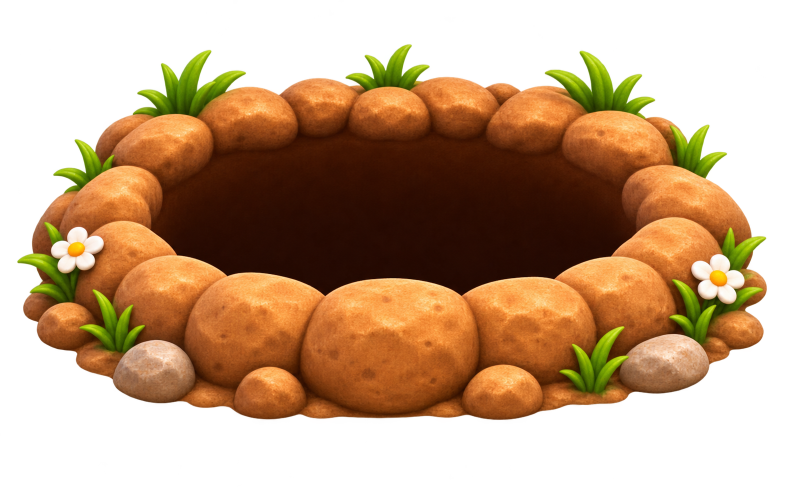
#> input picture mole/assets/rhythm/beach-hole-v1689/hole-source.png, 1586 x 992 px (shown at 1/2 size)
$ python prepare-beach-hole-v1689.py
#> lines starting #> are read from the running program, lines starting #| are printed output that depends on the picture; long printed decimals are rounded
"""Pack the ImageGen source and derive matching render/occlusion layers, without repainting."""
from pathlib import Path
from PIL import Image
import json,statistics,hashlib
from collections import deque
repo=Path(__file__).resolve().parent.parent;folder=repo/'mole/assets/rhythm/beach-hole-v1689'
source=Image.open(folder/'hole-source.png').convert('RGBA')
#> source is the input picture: PIL image 1586x992 RGBA; mean R, G, B, A 81.9, 50.6, 19.8, 138.2
box=source.getchannel('A').point(lambda a:255 if a>=64 else 0).getbbox()
#> box = (34, 88, 1534, 840)
pad=12;box=(max(0,box[0]-pad),max(0,box[1]-pad),min(source.width,box[2]+pad),min(source.height,box[3]+pad))
#> after `box = (max(0, box[0] - pad), max(0, box[1] - pad), min(source.width, b`: box = (22, 76, 1546, 852)
image=source.crop(box);size=(1024,round(image.height/image.width*1024));image=image.resize(size,Image.Resampling.LANCZOS);w,h=size
#> after `image = source.crop(box)`:
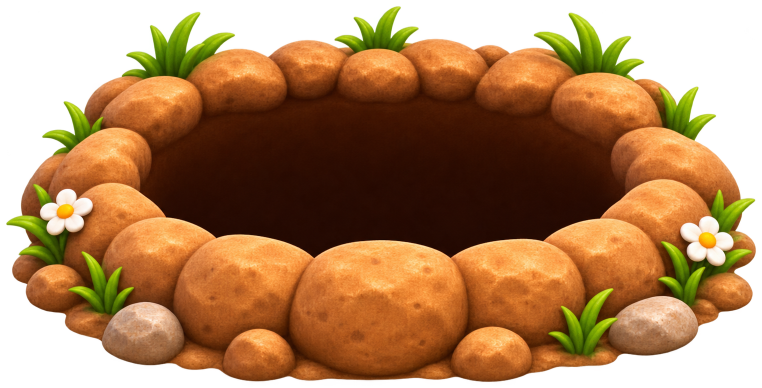
#> image: PIL image 1524x776 RGBA (shown at 1/2 size); mean R, G, B, A 108.9, 67.3, 26.4, 183.8; transparent parts drawn white
#> after `size = (1024, round(image.height / image.width * 1024))`: size = (1024, 521)
#> after `image = image.resize(size, Image.Resampling.LANCZOS)`:
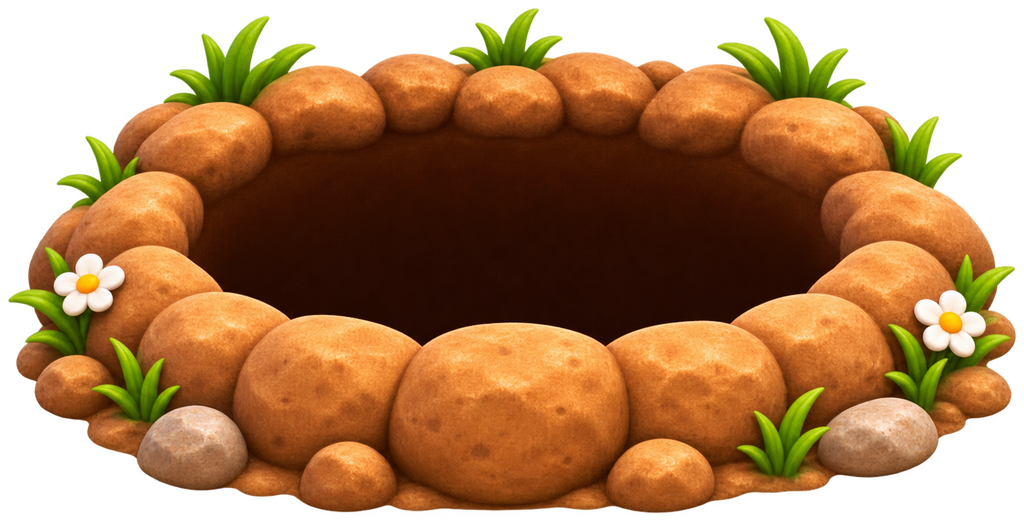
#> image: PIL image 1024x521 RGBA; mean R, G, B, A 108.2, 66.8, 26.3, 183.8; transparent parts drawn white
#> after `w, h = size`: w = 1024; h = 521
pixels=image.load();cy=round(h*.47)
#> after `cy = round(h * 0.47)`: cy = 245
def dark(x,y):
    r,g,b,a=pixels[x,y];return a>160 and r<132 and g<76 and b<54
seed=(w//2,cy);assert dark(*seed);queue=deque([seed]);seen={seed};columns={}
#> after `seed = (w // 2, cy)`: seed = (512, 245)
#> in dark, `r, g, b, a = pixels[x, y]`: r = 38; g = 9; b = 1; a = 253
while queue:
    x,y=queue.popleft();columns.setdefault(x,[]).append(y)
    for nx,ny in [(x-1,y),(x+1,y),(x,y-1),(x,y+1)]:
        if 0<=nx<w and 0<=ny<h and (nx,ny) not in seen and dark(nx,ny):seen.add((nx,ny));queue.append((nx,ny))
#> this loop made 118247 passes
#> (x, y) on passes 1 to 3: (512, 245), (511, 245), (513, 245)
#> after the loop, columns = 682 items; seen = 118247 items
valid={x:max(ys)+1 for x,ys in columns.items() if len(ys)>=10};lo=min(valid);hi=max(valid);raw=[]
#> after `valid = {x: max(ys) + 1 for x, ys in columns.items() if len(ys) >= 10}`: valid = 665 items
#> after `lo = min(valid)`: lo = 186
#> after `hi = max(valid)`: hi = 850
for x in range(w):
    if x<lo:raw.append(h*.50+(valid[lo]-h*.50)*x/max(1,lo))
    elif x>hi:raw.append(valid[hi]+(h*.50-valid[hi])*(x-hi)/max(1,w-1-hi))
    else:raw.append(valid.get(x,valid[min(valid,key=lambda k:abs(k-x))]))
#> after the loop, raw = 1024 values, max 346 at index 421, min 253 at index 850, mean 294.5
median=[statistics.median(raw[max(0,x-18):min(w,x+19)]) for x in range(w)]
#> median = 1024 values, max 340 at index 413, min 253.8 at index 850, mean 294.4
curve=[sum(median[max(0,x-4):min(w,x+5)])/len(median[max(0,x-4):min(w,x+5)]) for x in range(w)]
#> curve = 1024 values, max 340 at index 417, min 253.8 at index 854, mean 294.4
front=image.copy();front_pixels=front.load();mask=Image.new('RGBA',size,(255,255,255,0));mask_pixels=mask.load()
for x in range(w):
    edge=curve[x]
    for y in range(h):
        coverage=max(0,min(1,(y-edge+.75)/1.5));r,g,b,a=pixels[x,y]
        front_pixels[x,y]=(r,g,b,round(a*coverage));mask_pixels[x,y]=(255,255,255,round(255*coverage))
#> this loop made 1024 passes
#> edge on passes 1 to 3: 260.3, 260.3, 260.2
image.save(folder/'hole-back.png');front.save(folder/'hole-front.png');mask.save(folder/'hole-occlusion.png')
#> after `image.save(folder / 'hole-back.png')`:
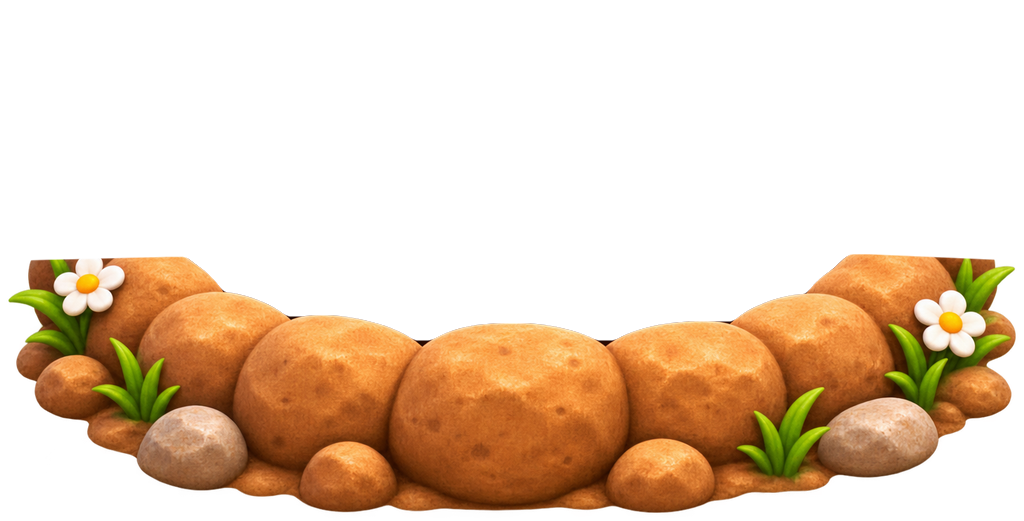
#> saved as hole-front.png: PIL image 1024x521 RGBA; mean R, G, B, A 108.2, 66.8, 26.3, 87.1; transparent parts drawn white
geometry={'width':w,'height':h,'frontCenterY':curve[w//2]/h,'sourceCrop':box,'frontCurvePixels':curve,'source':'built-in imagegen; single unified replacement based on original four hole references','preservedOriginals':['../hole-1.png','../hole-2.png','../hole-3.png','../hole-4.png']}
(folder/'geometry.json').write_text(json.dumps(geometry,indent=2),encoding='utf-8')
for name in ['hole-back.png','hole-front.png','hole-occlusion.png']:
    im=Image.open(folder/name);assert im.size==size and im.mode=='RGBA'
assert max(curve)>h*.5 and max(abs(curve[i]-curve[i-1]) for i in range(1,w))<h*.08
print('PACKED_BEACH_HOLE',size,'front-center',geometry['frontCenterY'])
#| PACKED_BEACH_HOLE (1024, 521) front-center 0.62
